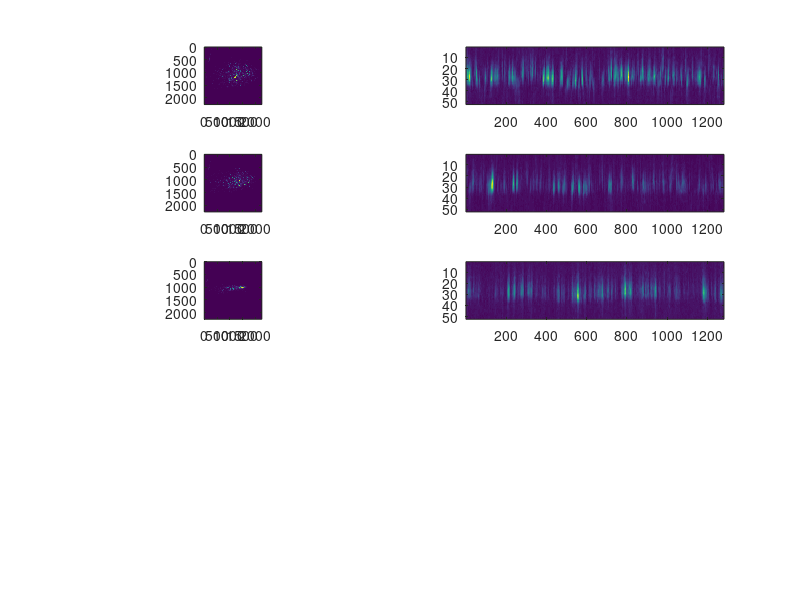

Here is the MATLAB script that generated this plot:
clear all;
close all;

addpath('~/mpl-dis/includes')
det_scale = 500/133; % scale in microns/px

% load data files
a = load('zoom-spotsmall');
b = load('zoom-spotmed');
c = load('zoom-spotlarge');
d = load('zoom-spotsize');

% convert guys to double
a.frame_a = double(a.frame_a);
b.frame_a = double(b.frame_a);
c.frame_a = double(c.frame_a);

a.frame_b = double(a.frame_b(300:900,400:1000));
b.frame_b = double(b.frame_b(300:900,400:1000));
c.frame_b = double(c.frame_b(300:900,400:1000));

% normalize images so they plot nicely
%a.frame_a = (min(a.frame_a(:))-a.frame_a)./range(a.frame_a(:));
%b.frame_a = (min(b.frame_a(:))-b.frame_a)./range(b.frame_a(:));
%c.frame_a = (min(c.frame_a(:))-c.frame_a)./range(c.frame_a(:));

%a.frame_b = (min(a.frame_b(:))-a.frame_b)./range(a.frame_b(:));
%b.frame_b = (min(b.frame_b(:))-b.frame_b)./range(b.frame_b(:));
%c.frame_b = (min(c.frame_b(:))-c.frame_b)./range(c.frame_b(:));


scale = 0:length(a.frame_b);
scale = scale*500/133;
figure(1);
clf;
subplot(521)
imagesc(scale,scale,c.frame_b);
axis square;
subplot(522)
imagesc(c.frame_a);

subplot(523)
imagesc(scale,scale,b.frame_b);
axis square;
subplot(524)
imagesc(b.frame_a);

subplot(525)
imagesc(scale,scale,a.frame_b);
axis square;
subplot(526)
imagesc(a.frame_a);

if false
filename = sprintf('/tmp/test.tex');
matlab2tikz(filename, 'showInfo', false, ...
    'parseStrings',false,'standalone', true, ...
        'height', '3.5cm', 'width','9cm');
end

